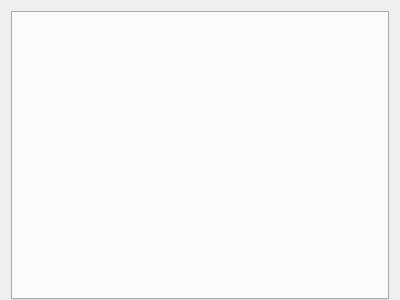
<?xml version="1.0" encoding="UTF-8"?>
<ui version="4.0">
 <class>AgentOptionWidget</class>
 <widget class="QWidget" name="AgentOptionWidget">
  <property name="geometry">
   <rect>
    <x>0</x>
    <y>0</y>
    <width>400</width>
    <height>300</height>
   </rect>
  </property>
  <property name="windowTitle">
   <string>Form</string>
  </property>
  <layout class="QHBoxLayout" name="horizontalLayout">
   <property name="bottomMargin">
    <number>0</number>
   </property>
   <item>
    <widget class="QTabWidget" name="tabWidget"/>
   </item>
  </layout>
 </widget>
 <resources/>
 <connections/>
</ui>
